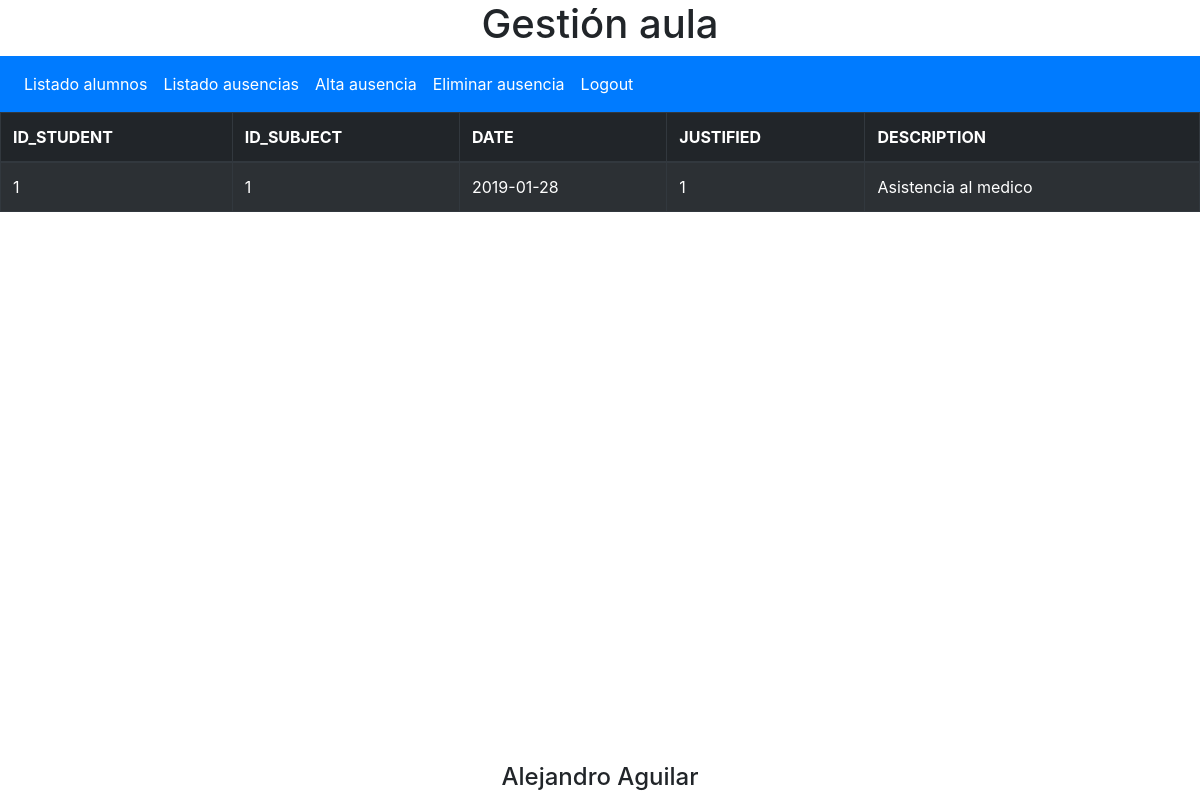
/php/listabsence.php (signed in), run on the app's committed database.
### tables this page shows
CREATE TABLE `adsence` (
  `id_student` int(11) NOT NULL,
  `id_subject` int(11) NOT NULL,
  `date` date NOT NULL,
  `justified` tinyint(1) DEFAULT NULL,
  `description` varchar(255) DEFAULT NULL,
  PRIMARY KEY (`id_student`,`id_subject`,`date`)
);

### php/dao.php (called while the page is built, shortened)
<?php
class Dao{
    private $conn;
    function __construct(){
        try {
            $this->conn = new PDO(DSN, USER, PASSWORD);
        } catch (PDOException $e) {
            $this->error = "Error en la conexión: ".$e->getMessage();
        }
    }
    function getAbsences(){
        try{
            $sql = "SELECT * FROM ".TABLE_ABSENCE;
            $resultset = $this->conn->query($sql);
            return $resultset;
        }catch(PDOException $e){
            $this->error=$e->getMessage();
        }
    }
}
?>

### php/listabsence.php (the view, shortened to what this page needs)
<?php
    include_once "app.php";
    $app = new App();
    $app->validateSession();
    App::print_head("Gestión aula");
    App::print_nav();
    $resultsset = $app->getAbsences();
    if(!$resultsset)
        echo "<p>Error al conectar al servidor: ".$app->getDao()->error."</p>";
    else{
        $list = $resultsset->fetchAll();
        if(count($list) == 0){
            echo "<p>No hay ausencias</p>";
        }else{
            echo "<table class=\"table table-striped table-dark table-bordered\">";
            echo "<thead class\"\">";
            echo "<tr>";
            for ($i=0; $i < $resultsset->columnCount(); $i++) {
                $columnMeta = $resultsset->getColumnMeta($i);
                echo "<th scope=\"col\">".strtoupper($columnMeta['name'])."</th>";
            }
            echo "</tr>";
            echo "</thead>";
            echo "<tbody>";
            $flag = true;
            foreach ($list as $fila) {
                if($flag || $_GET['idStudent'] == $fila['id_student']){
                    echo "<tr>";
                    echo "<td scope=\"row\">".$fila['id_student']."</td>".
                    "<td scope=\"row\">".$fila['id_subject']."</td>".
                    "<td scope=\"row\">".$fila['date']."</td>".
                    "<td scope=\"row\">".$fila['justified']."</td>".
                    "<td scope=\"row\">".$fila['description']."</td>";
                    echo "</tr>";
                }
            }
            echo "</tbody>";
            echo "</table>";
        }
    }
    App::print_footer();
?>

### php/app.php (shortened to what this page needs)
<?php
    include "dao.php";
    class App{
        private $dao;
        function __construct(){
            $this->dao=new Dao();
        }
        static function print_head($title="Página SGEMP"){
            echo "<!DOCTYPE html>
            <html lang=\"es\">
            <head>
            <title>$title</title>
            <meta charset=\"UTF-8\">
            <meta name=\"title\" content=\"$title\">
            <meta name=\"description\" content=\"Descripción de la WEB\">
            <link rel=\"stylesheet\" href=\"../css/bootstrap.css\">
            </head>
            <body>
            <header>
            <div class=\"text-center\">
            <h1>$title</h1>
            </div>
            </header>";
        }
        static function print_nav(){
            echo "<nav class=\"navbar navbar-expand-lg navbar-dark bg-primary\">
            <div class=\"collapse navbar-collapse\" id=\"navbarSupportedContent\" >
                <ul class=\"navbar-nav\">
                <li class=\"nav-item active\">
                    <a class=\"nav-link\" href=\"liststudents.php\">Listado alumnos<span class=\"sr-only\">(current)</span></a>
                </li>
                <li class=\"nav-item active\">
                    <a class=\"nav-link\" href=\"listabsence.php\">Listado ausencias<span class=\"sr-only\">(current)</span></a>
                </li>
                <li class=\"nav-item active\">
                    <a class=\"nav-link\" href=\"#\">Alta ausencia <span class=\"sr-only\">(current)</span></a>
                </li>
                <li class=\"nav-item active\">
                    <a class=\"nav-link\" href=\"#\">Eliminar ausencia<span class=\"sr-only\">(current)</span></a>
                </li>
                <li class=\"nav-item active\">
                    <a class=\"nav-link\" href=\"logout.php\">Logout<span class=\"sr-only\">(current)</span></a>
                </li>
                </ul>
            </div>
        </nav>";
        }
        static function print_footer(){
            echo "<div class=\"fixed-bottom text-center\">
            <footer>
                    <h4>Alejandro Aguilar</h4>
                    </footer>
                    </div>
                </body>
            </html>";
        }
        function getAbsences(){
            return $this->dao->getAbsences();
        }
    }
?>

### data on the page
adsence: id_student "1", id_subject "1", date "2019-01-28", justified "1", description "Asistencia al medico"

### other printed values
$title "Gestión aula"
$columnMeta['name'] "ID_STUDENT"
$columnMeta['name'] "ID_SUBJECT"
$columnMeta['name'] "DATE"
$columnMeta['name'] "JUSTIFIED"
$columnMeta['name'] "DESCRIPTION"
